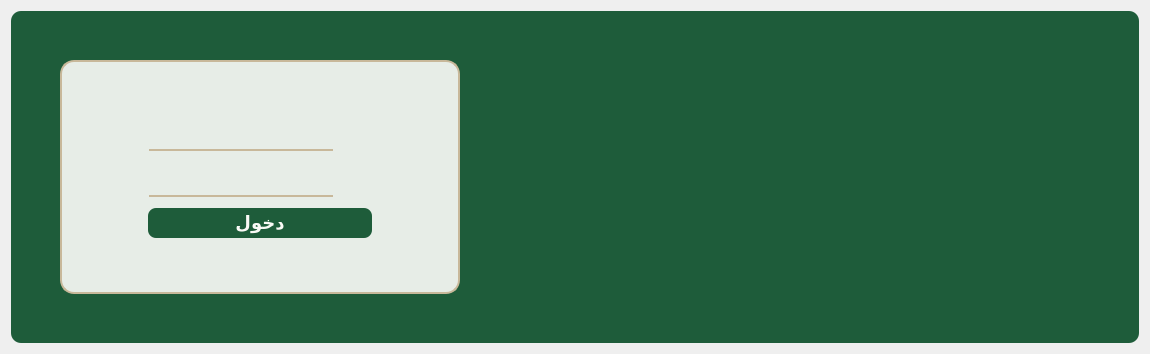
      <widget class="QWidget" name="login">
       <layout class="QVBoxLayout" name="verticalLayout_3">
        <item>
         <widget class="QFrame" name="Login_frame">
          <property name="styleSheet">
           <string notr="true">#login_btn{border-radius:8px;font-size:18px;background-color:#1E5C3A;color:#FAFAF6;font-weight:bold;margin:5px;}#login_btn::hover{background-color:#2D7A50;}#Login_frame{background-color:#1E5C3A;border-radius:10px;}#username_field,#password_field{border-bottom:2px solid #C8B89A;border-radius:1px;color:#1A2E23;font-size:16px;font-weight:bold;margin:0px 5px;background:transparent;}QLabel{font-size:18px;font-weight:bold;background:transparent;border-radius:0;border:none;margin-right:5px;}#gridFrame{background-color:rgba(250,250,246,0.92);border-radius:14px;border:2px solid #C8B89A;}</string>
          </property>
          <property name="frameShape"><enum>QFrame::StyledPanel</enum></property>
          <property name="frameShadow"><enum>QFrame::Raised</enum></property>
          <layout class="QGridLayout" name="gridLayout_5">
           <item row="2" column="3"><spacer name="horizontalSpacer_3"><property name="orientation"><enum>Qt::Horizontal</enum></property><property name="sizeType"><enum>QSizePolicy::Fixed</enum></property><property name="sizeHint" stdset="0"><size><width>670</width><height>20</height></size></property></spacer></item>
           <item row="0" column="2"><spacer name="verticalSpacer"><property name="orientation"><enum>Qt::Vertical</enum></property><property name="sizeHint" stdset="0"><size><width>20</width><height>40</height></size></property></spacer></item>
           <item row="3" column="2"><spacer name="verticalSpacer_2"><property name="orientation"><enum>Qt::Vertical</enum></property><property name="sizeHint" stdset="0"><size><width>20</width><height>40</height></size></property></spacer></item>
           <item row="2" column="0"><spacer name="horizontalSpacer_2"><property name="orientation"><enum>Qt::Horizontal</enum></property><property name="sizeHint" stdset="0"><size><width>40</width><height>20</height></size></property></spacer></item>
           <item row="2" column="2" alignment="Qt::AlignTop">
            <widget class="QFrame" name="gridFrame">
             <property name="minimumSize"><size><width>400</width><height>200</height></size></property>
             <property name="frameShape"><enum>QFrame::StyledPanel</enum></property>
             <property name="frameShadow"><enum>QFrame::Raised</enum></property>
             <layout class="QGridLayout" name="gridLayout_11">
              <item row="1" column="2"><spacer name="horizontalSpacer_4"><property name="orientation"><enum>Qt::Horizontal</enum></property><property name="sizeHint" stdset="0"><size><width>40</width><height>20</height></size></property></spacer></item>
              <item row="0" column="1"><spacer name="verticalSpacer_4"><property name="orientation"><enum>Qt::Vertical</enum></property><property name="sizeHint" stdset="0"><size><width>20</width><height>40</height></size></property></spacer></item>
              <item row="2" column="1"><spacer name="verticalSpacer_3"><property name="orientation"><enum>Qt::Vertical</enum></property><property name="sizeHint" stdset="0"><size><width>20</width><height>40</height></size></property></spacer></item>
              <item row="1" column="1">
               <layout class="QGridLayout" name="gridLayout_8">
                <item row="3" column="0" colspan="2"><widget class="QPushButton" name="login_btn"><property name="minimumSize"><size><width>0</width><height>40</height></size></property><property name="cursor"><cursorShape>PointingHandCursor</cursorShape></property><property name="text"><string>دخول</string></property></widget></item>
                <item row="1" column="0"><widget class="QLineEdit" name="username_field"><property name="minimumSize"><size><width>196</width><height>40</height></size></property><property name="maximumSize"><size><width>300</width><height>16777215</height></size></property></widget></item>
                <item row="2" column="0"><widget class="QLineEdit" name="password_field"><property name="minimumSize"><size><width>196</width><height>40</height></size></property><property name="maximumSize"><size><width>300</width><height>16777215</height></size></property></widget></item>
                <item row="1" column="1" alignment="Qt::AlignHCenter|Qt::AlignVCenter"><widget class="QPushButton" name="username_label"><property name="maximumSize"><size><width>32</width><height>16777215</height></size></property><property name="styleSheet"><string notr="true">background:transparent;border:none;</string></property><property name="text"><string/></property><property name="icon"><iconset><normaloff>:/cashRegisterSystem2/icons/user (1).png</normaloff>:/cashRegisterSystem2/icons/user (1).png</iconset></property><property name="iconSize"><size><width>40</width><height>40</height></size></property></widget></item>
                <item row="2" column="1"><widget class="QPushButton" name="passwordlabel"><property name="styleSheet"><string notr="true">border:none;background:transparent;</string></property><property name="text"><string/></property><property name="icon"><iconset resource="cashRegisterSystem.qrc"><normaloff>:/cashRegisterSystem2/icons/padlock.png</normaloff>:/cashRegisterSystem2/icons/padlock.png</iconset></property><property name="iconSize"><size><width>40</width><height>40</height></size></property></widget></item>
               </layout>
              </item>
              <item row="1" column="0"><spacer name="horizontalSpacer_5"><property name="orientation"><enum>Qt::Horizontal</enum></property><property name="sizeHint" stdset="0"><size><width>40</width><height>20</height></size></property></spacer></item>
             </layout>
            </widget>
           </item>
          </layout>
         </widget>
        </item>
       </layout>
      </widget>
